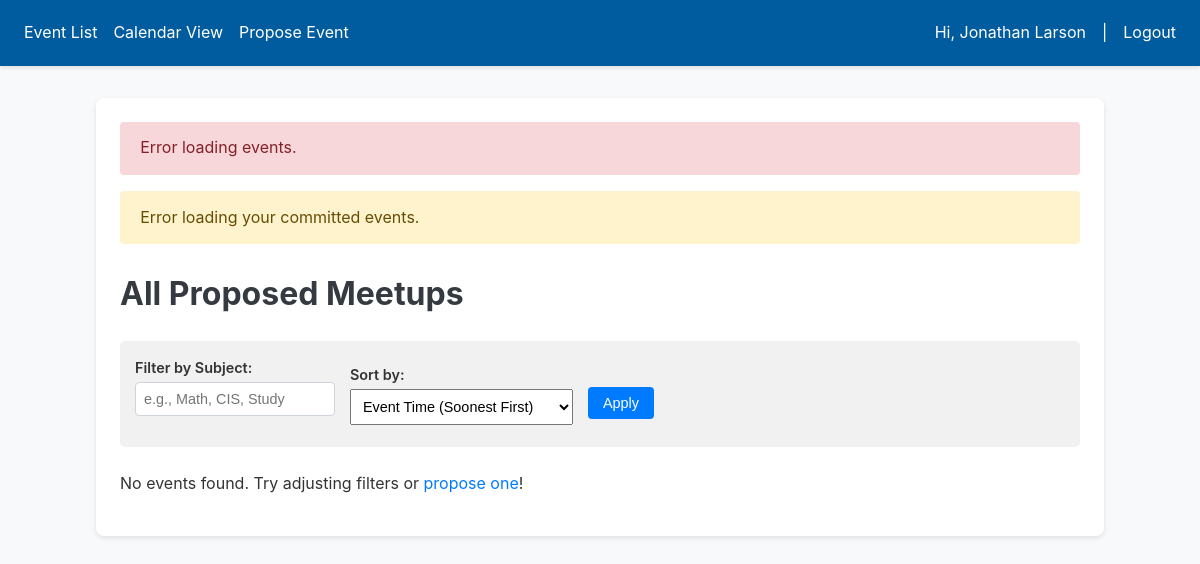
Page / (signed in) on the earlier database version.
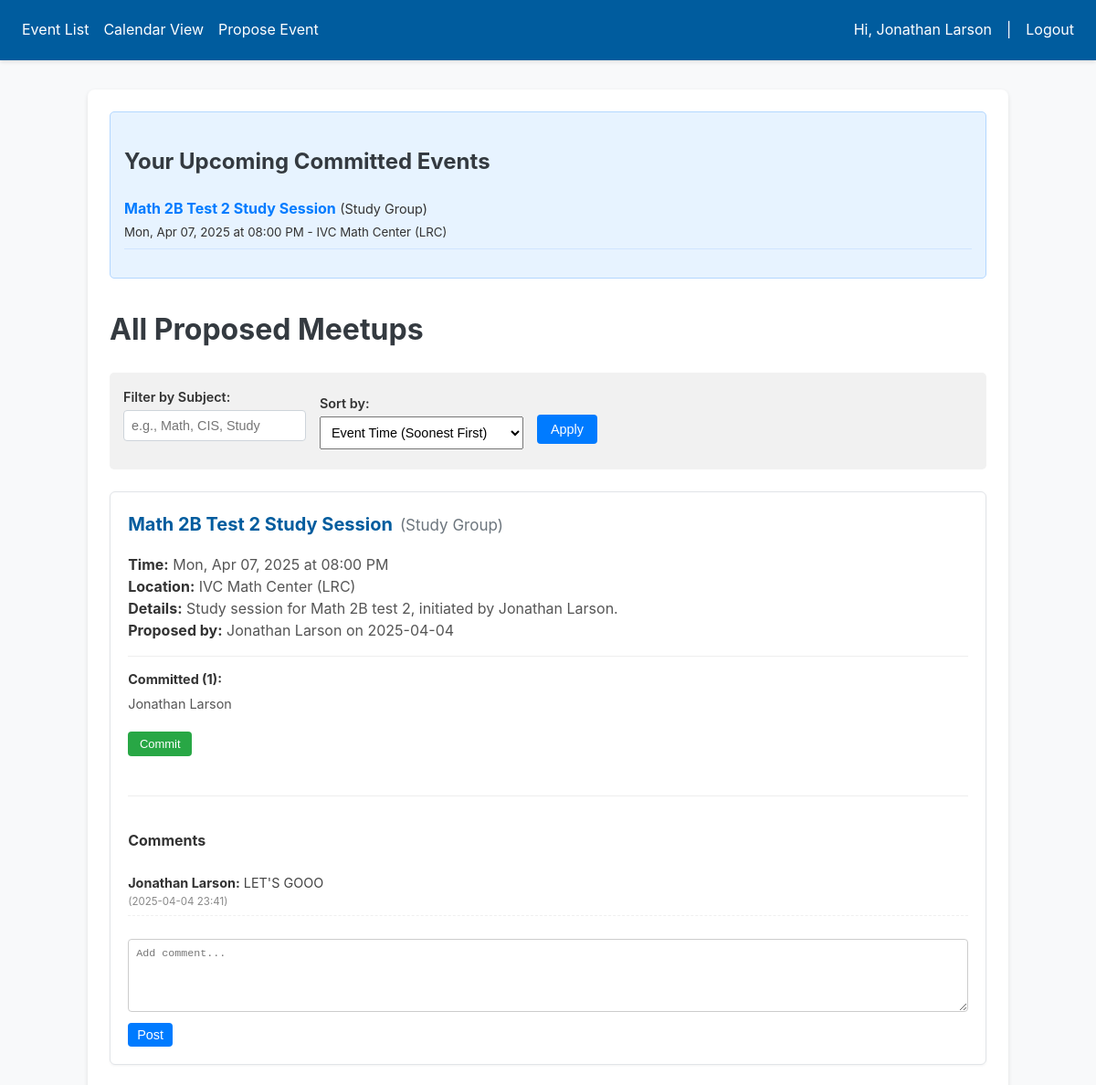
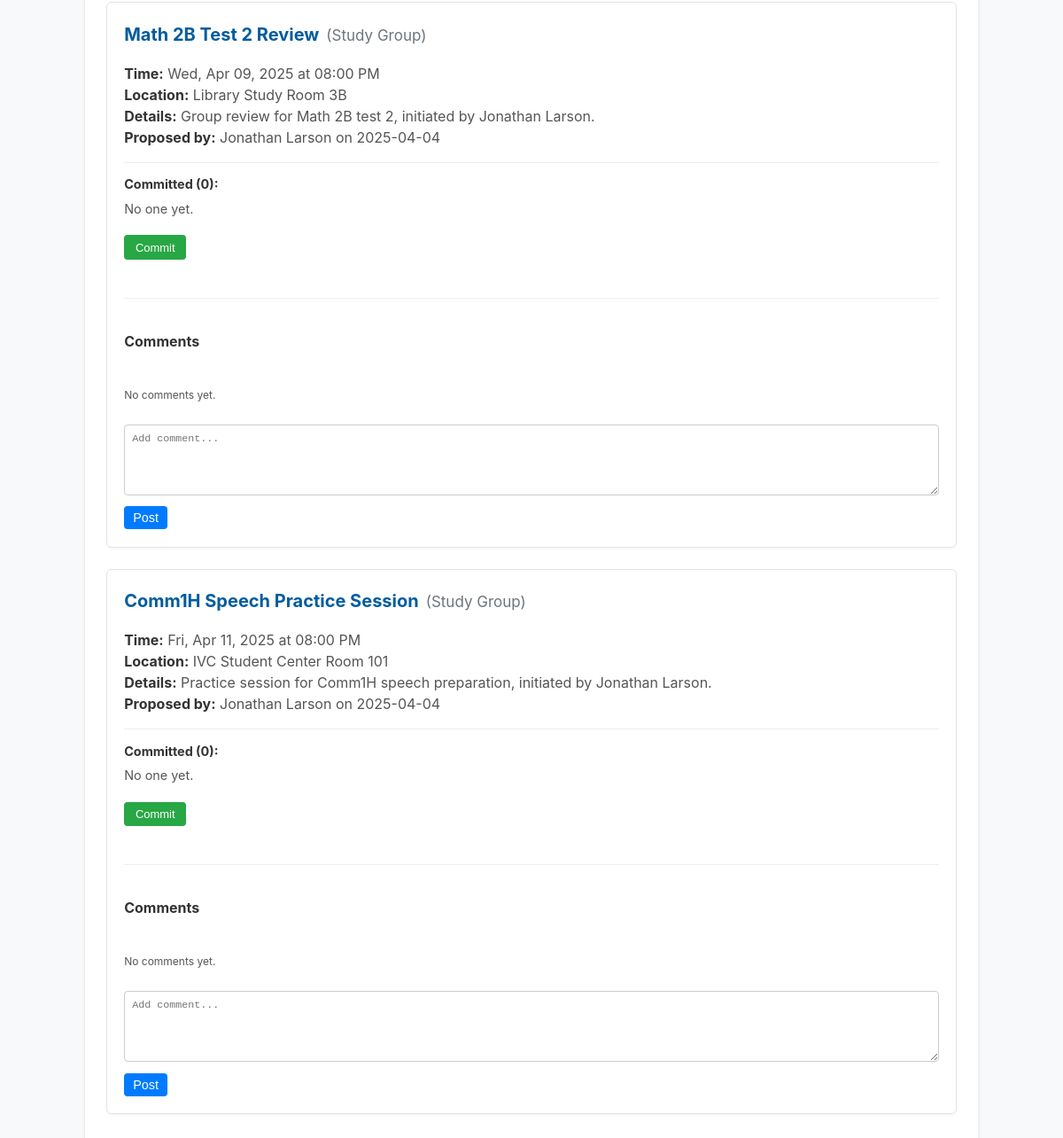
Same page on the later database version (2 pictures, top to bottom).
### app.py (models this page shows, shortened)
class User(UserMixin, db.Model):
    __tablename__ = 'user'
    id = db.Column(db.Integer, primary_key=True)
    email = db.Column(db.String(120), unique=True, nullable=False, index=True)
    password_hash = db.Column(db.String(128), nullable=False)
    name = db.Column(db.String(100), nullable=True)
    phone = db.Column(db.String(20), nullable=True)
    created_at = db.Column(db.DateTime, default=lambda: datetime.now(timezone.utc))
    events = db.relationship('Event', backref='creator', lazy='dynamic', cascade="all, delete-orphan")
    commitments = db.relationship('Commitment', backref='user', lazy='dynamic', cascade="all, delete-orphan")
    comments = db.relationship('Comment', backref='author', lazy='dynamic', cascade="all, delete-orphan")

class Event(db.Model):
    __tablename__ = 'event'
    id = db.Column(db.Integer, primary_key=True)
    user_id = db.Column(db.Integer, db.ForeignKey('user.id'), nullable=False, index=True)
    subject = db.Column(db.String(200), nullable=False, index=True)
    type = db.Column(db.String(50), nullable=True)
    proposed_time_string = db.Column(db.String(100), nullable=True)
    proposed_datetime = db.Column(db.DateTime, nullable=True, index=True)
    proposed_location = db.Column(db.String(200), nullable=False)
    details = db.Column(db.Text, nullable=True)
    reasoning = db.Column(db.Text, nullable=True)
    status = db.Column(db.String(20), default='proposed', index=True)
    created_at = db.Column(db.DateTime, default=lambda: datetime.now(timezone.utc), index=True)
    commitments = db.relationship('Commitment', backref='event', cascade="all, delete-orphan")
    comments = db.relationship('Comment', backref='event', cascade="all, delete-orphan", order_by=Comment.created_at.asc())

class Commitment(db.Model):
    __tablename__ = 'commitment'
    id = db.Column(db.Integer, primary_key=True)
    user_id = db.Column(db.Integer, db.ForeignKey('user.id'), nullable=False, index=True)
    event_id = db.Column(db.Integer, db.ForeignKey('event.id'), nullable=False, index=True)
    committed_at = db.Column(db.DateTime, default=lambda: datetime.now(timezone.utc))
    __table_args__ = (db.UniqueConstraint('user_id', 'event_id', name='_user_event_uc'),)

class Comment(db.Model):
    __tablename__ = 'comment'
    id = db.Column(db.Integer, primary_key=True)
    text = db.Column(db.Text, nullable=False)
    created_at = db.Column(db.DateTime, default=lambda: datetime.now(timezone.utc), index=True)
    user_id = db.Column(db.Integer, db.ForeignKey('user.id'), nullable=False, index=True)
    event_id = db.Column(db.Integer, db.ForeignKey('event.id'), nullable=False, index=True)

### app.py (the view)
@app.route('/')
def index():
    if not current_user.is_authenticated:
         flash('Please log in or sign up.', 'info'); return redirect(url_for('login'))
    subject_filter = request.args.get('subject', '').strip()
    sort_by = request.args.get('sort_by', 'event_time_asc') # Default sort
    events = [] # Default
    try:
        query = Event.query.options(
            db.joinedload(Event.creator),
            db.subqueryload(Event.comments).joinedload(Comment.author),
            db.subqueryload(Event.commitments).joinedload(Commitment.user)
        )
        if subject_filter: query = query.filter(Event.subject.ilike(f'%{subject_filter}%'))
        if sort_by == 'date_asc': query = query.order_by(Event.created_at.asc())
        elif sort_by == 'date_desc': query = query.order_by(Event.created_at.desc())
        elif sort_by == 'event_time_asc': query = query.order_by(nullslast(Event.proposed_datetime.asc()))
        else: query = query.order_by(nullslast(Event.proposed_datetime.asc())) # Default
        events = query.all()
    except Exception as e:
        print(f"Error fetching all events: {e}"); flash("Error loading events.", "error")
    committed_events = [] # Default
    now_utc = datetime.now(timezone.utc)
    try:
        committed_events = Event.query.join(Commitment)\
            .filter(Commitment.user_id == current_user.id)\
            .filter(Event.proposed_datetime.isnot(None))\
            .filter(Event.proposed_datetime > now_utc) \
            .order_by(Event.proposed_datetime.asc())\
            .all() # Get upcoming events user committed to, ordered by event time
    except Exception as e:
         print(f"Error fetching committed events: {e}"); flash("Error loading your committed events.", "warning")
    current_filters = { 'subject': subject_filter, 'sort_by': sort_by }
    return render_template('index.html',
                           events=events,
                           committed_events=committed_events, # Add committed events list
                           filters=current_filters)

### app.py (called while the page is built)
@login_manager.user_loader
def load_user(user_id):
    return db.session.get(User, int(user_id))

### templates/index.html (shortened to what this page needs)
{% extends "layout.html" %}
{% block content %}
    {% if current_user.is_authenticated and committed_events %}
    <div class="committed-events-section" style="margin-bottom: 30px; padding: 15px; background-color: #e7f3ff; border: 1px solid #b3d7ff; border-radius: 5px;">
        <h2>Your Upcoming Committed Events</h2>
        <ul style="list-style: none; padding: 0;">
            {% for event in committed_events %}
                <li style="margin-bottom: 10px; padding-bottom: 5px; border-bottom: 1px solid #d0e5ff;">
                    <a href="#event-{{ event.id }}" style="font-weight: bold;">{{ event.subject }}</a>
                    {% if event.type %}<span class="event-type" style="font-size: 0.9em;">({{ event.type }})</span>{% endif %}
                    <br>
                    <small>
                        {% if event.proposed_datetime %}
                            {{ event.proposed_datetime.strftime('%a, %b %d, %Y at %I:%M %p %Z') }} - {{ event.proposed_location }}
                        {% elif event.proposed_time_string %}
                            {{ event.proposed_time_string }} - {{ event.proposed_location }} <span style="color:#cc0000;">(Time needs confirmation)</span>
                        {% else %}
                            Time/Location pending
                        {% endif %}
                    </small>
                </li>
            {% endfor %}
        </ul>
    </div>
    {% endif %}
    <h1>{{ 'All Proposed Meetups' if not filters.subject else 'Filtered Meetups' }}</h1>
    <div class="filter-sort-controls" style="background-color: #f1f1f1; padding: 15px; border-radius: 5px; margin-bottom: 20px;">
        <form method="GET" action="{{ url_for('index') }}" style="display: flex; gap: 15px; align-items: center; flex-wrap: wrap;">
             <div><label for="subject" style="display: block; margin-bottom: 3px; font-size: 0.9em;">Filter by Subject:</label><input type="text" id="subject" name="subject" value="{{ filters.subject or '' }}" placeholder="e.g., Math, CIS, Study" style="padding: 8px; font-size: 0.9em; width: 200px;"></div>
             <div><label for="sort_by" style="display: block; margin-bottom: 3px; font-size: 0.9em;">Sort by:</label><select id="sort_by" name="sort_by" style="padding: 8px; font-size: 0.9em;"><option value="event_time_asc" {% if filters.sort_by == 'event_time_asc' %}selected{% endif %}>Event Time (Soonest First)</option></select></div>
             <div><button type="submit" style="padding: 8px 15px; font-size: 0.9em; margin-top: 18px;">Apply</button></div>
         </form>
     </div>
    <div class="event-list">
        {% if events %}
            {% for event in events %}
                <div class="event-card" id="event-{{ event.id }}">
                    <h3>{{ event.subject }}{% if event.type %}<span class="event-type">({{ event.type }})</span>{% endif %}</h3>
                    <p>
                        <strong>Time:</strong>
                        {% if event.proposed_datetime %}{{ event.proposed_datetime.strftime('%a, %b %d, %Y at %I:%M %p %Z') }}{% elif event.proposed_time_string %}{{ event.proposed_time_string }} <small>(Could not parse date)</small>{% else %}Not specified{% endif %}<br>
                        <strong>Location:</strong> {{ event.proposed_location }} <br>
                        <strong>Details:</strong> {{ event.details }} <br>
                        <strong>Proposed by:</strong> {{ event.creator.name or event.creator.email }} on {{ event.created_at.strftime('%Y-%m-%d') }}
                    </p>
                    <div class="commit-section">
                        <strong>Committed ({{ event.commitments|length }}):</strong>
                        <span id="committed-list-{{ event.id }}">{% for c in event.commitments %}{{ c.user.name or c.user.email }}{% if not loop.last %}, {% endif %}{% else %}No one yet.{% endfor %}</span>
                        <div style="margin-top: 10px;">
                             {% if current_user.is_authenticated %}
                                {% set user_committed = false %}{% for c in event.commitments %}{% if c.user_id == current_user.id %}{% set user_committed = true %}{% endif %}{% endfor %}
                                {% if user_committed %}<button class="committed-btn" disabled>Committed</button>{% else %}<button class="commit-btn" data-event-id="{{ event.id }}">Commit</button>{% endif %}
                             {% else %}<p><small><a href="{{ url_for('login', next=request.path) }}">Login</a> to commit.</small></p>{% endif %}
                            <div class="commit-feedback" id="feedback-{{ event.id }}"></div>
                        </div>
                    </div>
                    <div class="comments-section" style="margin-top: 20px; padding-top: 15px; border-top: 1px solid #eee;">
                        <h4>Comments</h4>
                        <div class="comment-list" style="margin-bottom: 15px; max-height: 200px; overflow-y: auto; font-size: 0.9em;">
                            {% if event.comments %}
                                {% for comment in event.comments %}
                                    <div class="comment" style="margin-bottom: 10px; padding-bottom: 5px; border-bottom: 1px dashed #f0f0f0;">
                                        <strong>{{ comment.author.name or comment.author.email }}:</strong>
                                        <span style="color: #444;">{{ comment.text }}</span>
                                        <small style="display: block; color: #888; font-size: 0.8em;">({{ comment.created_at.strftime('%Y-%m-%d %H:%M') }})</small>
                                    </div>
                                {% endfor %}
                            {% else %}<p><small>No comments yet.</small></p>{% endif %}
                        </div>
                        {% if current_user.is_authenticated %}
                            <form method="POST" action="{{ url_for('add_comment', event_id=event.id) }}" class="comment-form">
                                <textarea name="comment_text" rows="2" placeholder="Add comment..." required style="width: 100%; padding: 8px; border: 1px solid #ccc; border-radius: 4px; margin-bottom: 5px; box-sizing: border-box; font-size: 0.9em;"></textarea>
                                <button type="submit" style="padding: 5px 10px; font-size: 0.9em;">Post</button>
                            </form>
                        {% else %}<p><small><a href="{{ url_for('login', next=request.path) }}">Login</a> to comment.</small></p>{% endif %}
                    </div>
                </div>
            {% endfor %}
        {% else %}
             <p>No events found. Try adjusting filters or <a href="{{ url_for('propose_event_form') }}">propose one</a>!</p>
        {% endif %}
    </div>
{% endblock %}

### templates/layout.html (shortened to what this page needs)
<!DOCTYPE html>
<html lang="en">
<head>
</head>
<body>
    <nav>
        <ul>
            <li><a href="{{ url_for('index') }}">Event List</a></li>
            <li><a href="{{ url_for('calendar_view') }}">Calendar View</a></li>
            <li><a href="{{ url_for('propose_event_form') }}">Propose Event</a></li>
            <li class="nav-right">
                {% if current_user.is_authenticated %}
                    <span>Hi, {{ current_user.name or current_user.email }}</span> |
                    <a href="{{ url_for('logout') }}">Logout</a>
                {% else %}
                    <a href="{{ url_for('login') }}">Login</a> |
                    <a href="{{ url_for('signup') }}">Sign Up</a>
                {% endif %}
            </li>
        </ul>
    </nav>
    <main class="container">
        {% with messages = get_flashed_messages(with_categories=true) %}
            {% if messages %}
                <ul class="flash-messages">
                {% for category, message in messages %}
                    {% set category_map = {'error': 'error', 'success': 'success', 'warning': 'warning'} %}
                    <li class="flash-{{ category_map.get(category, 'info') }}">{{ message }}</li>
                {% endfor %}
                </ul>
            {% endif %}
        {% endwith %}
        {% block content %}  {% endblock %}
    </main>
</body>
</html>

### templates/layout.html (style rules this page uses)
body { font-family: -apple-system, BlinkMacSystemFont, "Segoe UI", Roboto, "Helvetica Neue", Arial, sans-serif; line-height: 1.6; margin: 0; padding: 0; background-color: #f8f9fa; color: #333; }
nav { background-color: #005c9e; padding: 0.75rem 1.5rem; color: white; box-shadow: 0 2px 4px rgba(0,0,0,0.1); }
nav ul { list-style: none; padding: 0; margin: 0; display: flex; gap: 1rem; align-items: center; }
nav ul li { display: inline; }
nav ul li a { color: white; text-decoration: none; padding: 0.5rem 0; transition: opacity 0.2s ease; }
.nav-right { margin-left: auto; display: flex; align-items: center; gap: 1rem; }
.container { max-width: 960px; margin: 2rem auto; padding: 1.5rem; background-color: #ffffff; border-radius: 8px; box-shadow: 0 2px 5px rgba(0,0,0,0.1); }
form label { display: block; margin-bottom: 0.3rem; font-weight: 600; font-size: 0.9em; }
form input[type="text"], form input[type="email"], form input[type="password"], form input[type="tel"], form textarea { width: 100%; padding: 0.75rem; margin-bottom: 1rem; border: 1px solid #ced4da; border-radius: 4px; box-sizing: border-box; font-size: 1rem; }
form textarea { min-height: 80px; resize: vertical; }
form button[type="submit"] { background-color: #007bff; color: white; padding: 0.75rem 1.5rem; border: none; border-radius: 4px; cursor: pointer; font-size: 1rem; transition: background-color 0.2s ease; }
.event-list { margin-top: 1.5rem; }
.event-card { border: 1px solid #e1e4e8; padding: 1.2rem; margin-bottom: 1.5rem; border-radius: 6px; background-color: #fff; box-shadow: 0 1px 3px rgba(0,0,0,0.05); transition: box-shadow 0.2s ease; }
.event-card h3 { margin-top: 0; margin-bottom: 0.5rem; font-size: 1.25rem; color: #005c9e; }
.event-card p { margin-bottom: 0.5rem; color: #555; line-height: 1.5; }
.event-card strong { color: #333; }
.event-card .event-type { font-size: 0.85em; color: #6c757d; font-weight: normal; margin-left: 0.5rem; }
.commit-section { margin-top: 1rem; padding-top: 0.8rem; border-top: 1px solid #eee; font-size: 0.9em; color: #555; }
.commit-section strong { display: block; margin-bottom: 0.3rem; }
.commit-btn, .committed-btn { display: inline-block; padding: 0.4rem 0.8rem; border: none; border-radius: 4px; cursor: pointer; font-size: 0.9em; margin-top: 0.5rem; transition: background-color 0.2s ease, opacity 0.2s ease; text-align: center; }
.commit-btn { background-color: #28a745; color: white; }
.commit-feedback { font-size: 0.85em; margin-top: 0.5rem; min-height: 1.2em; }
h1, h2, h3 { color: #343a40; }
a { color: #007bff; text-decoration: none; }

Differences in the rows shown:
now on this page (row edited): Event: subject "Math 2B Test 2 Study Session", type "Study Group", proposed_datetime "Mon, Apr 07, 2025 at 08:00 PM", proposed_location "IVC Math Center (LRC)", details "Study session for Math 2B test 2, initiated by Jonathan Larson.", creator "Jonathan Larson", created_at "2025-04-04", commitments|length "1"
now on this page (row edited): Commitment: user "Jonathan Larson"
added Comment: author "Jonathan Larson", text "LET'S GOOO", created_at "2025-04-04 23:41"
now on this page (row edited): Event: subject "Math 2B Test 2 Review", type "Study Group", proposed_datetime "Wed, Apr 09, 2025 at 08:00 PM", proposed_location "Library Study Room 3B", details "Group review for Math 2B test 2, initiated by Jonathan Larson.", creator "Jonathan Larson", created_at "2025-04-04", commitments|length "0", shows "No comments yet.", shown under "All Proposed Meetups"
now on this page (row edited): Event: subject "Comm1H Speech Practice Session", type "Study Group", proposed_datetime "Fri, Apr 11, 2025 at 08:00 PM", proposed_location "IVC Student Center Room 101", details "Practice session for Comm1H speech preparation, initiated by Jonathan Larson.", creator "Jonathan Larson", created_at "2025-04-04", commitments|length "0", shows "No comments yet.", shown under "All Proposed Meetups"
Other differences:
text no longer shown: "No events found. Try adjusting filters or propose one !"
text now shown: "Your Upcoming Committed Events"
list line gone: "Error loading events."
list line gone: "Error loading your committed events."
